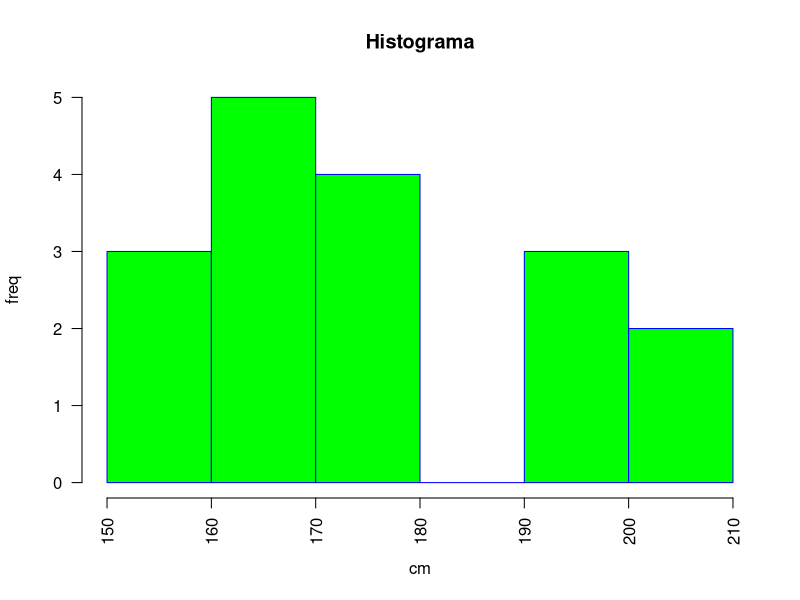

The R script that drew this image:
## HISTOGRAMA
x <- c(159, 200, 201, 174, 175, 200, 164, 164, 160, 160, 170, 170, 201, 170, 178, 178, 200)
grafico1 <- hist(x, 
                 main="Histograma", 
                 xlab="cm", 
                 ylab="freq", 
                 border="blue", col="green",
                 las=2,
                 breaks=5)

mean(x)



